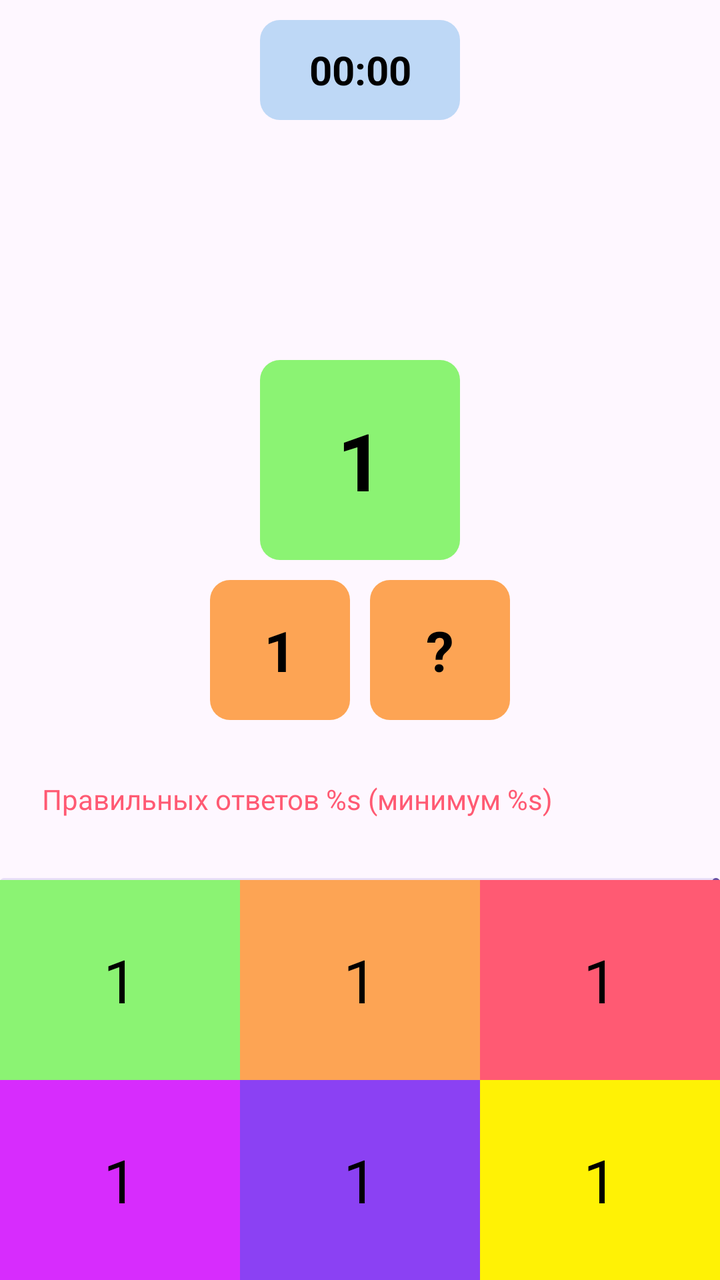
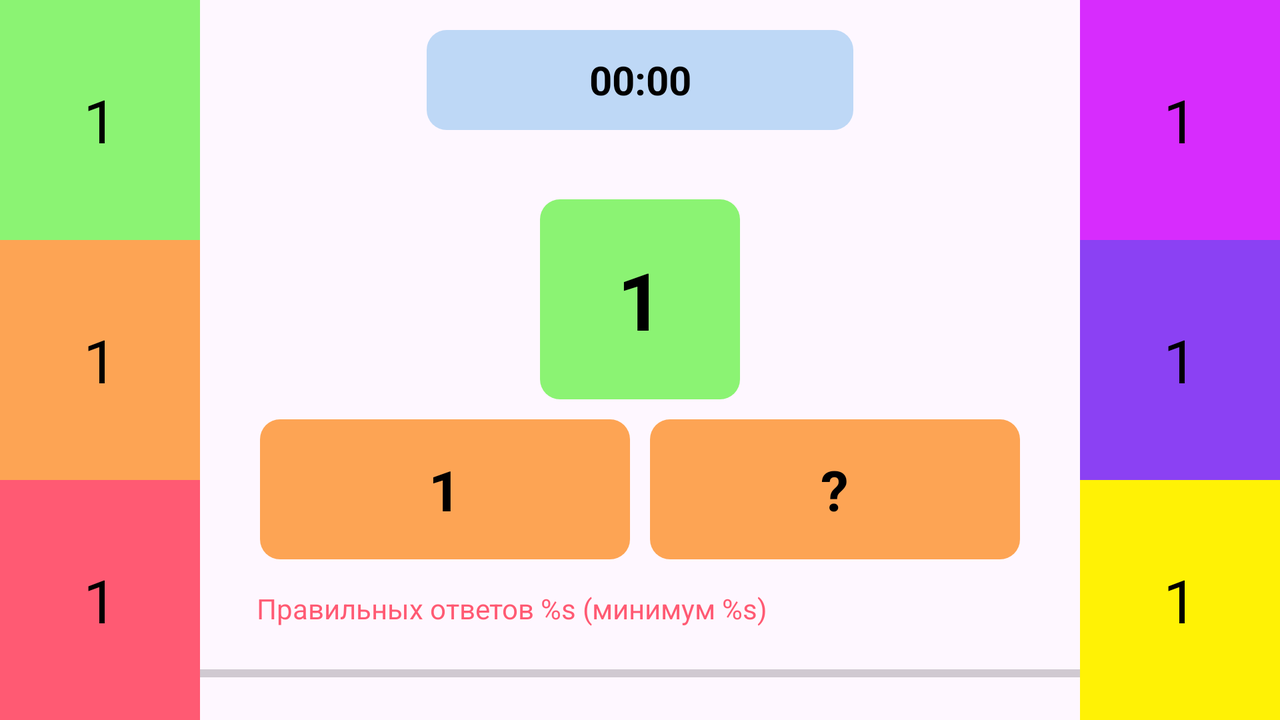

Compare how this app lays out the same screen by default and in its alternative resource folder. The renders come first, then the two layout files and the values they reference.
<!-- AndroidManifest.xml: application theme Theme.GameNumberCourse -->
<!-- res/layout/fragment_game.xml -->
<?xml version="1.0" encoding="utf-8"?>
<androidx.constraintlayout.widget.ConstraintLayout xmlns:android="http://schemas.android.com/apk/res/android"
    xmlns:app="http://schemas.android.com/apk/res-auto"
    xmlns:tools="http://schemas.android.com/tools"
    android:layout_width="match_parent"
    android:layout_height="match_parent"
    tools:context=".presentation.GameFragment">


    <TextView
        android:id="@+id/tvTimer"
        android:layout_width="100dp"
        android:layout_height="50dp"
        android:layout_marginTop="10dp"
        android:background="@drawable/shape_rounded"
        android:backgroundTint="@color/blue_light"
        android:gravity="center"
        android:text="@string/_00_00"
        android:textColor="@color/black"
        android:textSize="20sp"
        android:textStyle="bold"
        app:layout_constraintEnd_toEndOf="parent"
        app:layout_constraintStart_toStartOf="parent"
        app:layout_constraintTop_toTopOf="parent" />


    <TextView
        android:id="@+id/tvMainNumber"
        android:layout_width="100dp"
        android:layout_height="100dp"
        android:layout_marginBottom="10dp"
        android:background="@drawable/shape_rounded"
        android:backgroundTint="@color/green"
        android:gravity="center|center_vertical"
        android:text="@string/_1"
        android:textColor="@color/black"
        android:textSize="40sp"
        android:textStyle="bold"
        app:layout_constraintVertical_bias="0.3"
        app:layout_constraintBottom_toTopOf="@id/lnNumber"
        app:layout_constraintEnd_toEndOf="parent"
        app:layout_constraintStart_toStartOf="parent"
        app:layout_constraintTop_toBottomOf="@id/tvTimer"
        app:layout_constraintVertical_chainStyle="packed" />

    <LinearLayout
        android:id="@+id/lnNumber"
        android:layout_width="wrap_content"
        android:layout_height="wrap_content"
        android:orientation="horizontal"
        app:layout_constraintBottom_toBottomOf="parent"
        app:layout_constraintEnd_toEndOf="parent"
        app:layout_constraintStart_toStartOf="parent"
        app:layout_constraintTop_toBottomOf="@id/tvMainNumber"
        >

        <TextView
            android:id="@+id/tvOneNumber"
            android:layout_width="70dp"
            android:layout_height="70dp"
            android:background="@drawable/shape_rounded"
            android:backgroundTint="@color/orange"
            android:gravity="center_vertical|center_horizontal"
            android:text="@string/_1"
            android:textColor="@color/black"
            android:textSize="28sp"
            android:textStyle="bold"
            app:layout_constraintBottom_toBottomOf="parent"
            app:layout_constraintEnd_toEndOf="parent"
            app:layout_constraintStart_toStartOf="parent" />

        <Space
            android:layout_width="10dp"
            android:layout_height="wrap_content" />

        <TextView
            android:id="@+id/tvTwoNumber"
            android:layout_width="70dp"
            android:layout_height="70dp"
            android:background="@drawable/shape_rounded"
            android:backgroundTint="@color/orange"
            android:gravity="center_vertical|center_horizontal"
            android:text="@string/question_mark"
            android:textColor="@color/black"
            android:textSize="28sp"
            android:textStyle="bold"
            app:layout_constraintBottom_toBottomOf="parent"
            app:layout_constraintEnd_toEndOf="parent"
            app:layout_constraintStart_toStartOf="parent" />

    </LinearLayout>


    <TextView
        android:id="@+id/tvProgressAnswers"
        android:layout_width="wrap_content"
        android:layout_height="wrap_content"
        android:layout_marginTop="30dp"
        android:text="@string/progress_answers"
        android:textColor="@color/red"
        app:layout_constraintEnd_toEndOf="parent"
        app:layout_constraintHorizontal_bias="0.2"
        app:layout_constraintStart_toStartOf="parent"
        app:layout_constraintTop_toBottomOf="@id/lnNumber" />

    <com.google.android.material.progressindicator.LinearProgressIndicator
        android:id="@+id/progressBar"
        android:layout_width="match_parent"
        android:layout_height="wrap_content"
        app:layout_constraintTop_toBottomOf="@id/tvProgressAnswers"
        app:layout_constraintStart_toStartOf="parent"
        app:layout_constraintEnd_toEndOf="parent"
        android:layout_marginTop="30dp"
        />


    <LinearLayout
        android:layout_width="match_parent"
        android:layout_height="wrap_content"
        android:layout_marginTop="30dp"
        android:orientation="vertical"
        app:layout_constraintVertical_bias="1"
        app:layout_constraintBottom_toBottomOf="parent"
        app:layout_constraintEnd_toEndOf="parent"
        app:layout_constraintStart_toStartOf="parent"
        app:layout_constraintTop_toBottomOf="@id/progressBar">

        <LinearLayout
            android:layout_width="match_parent"
            android:layout_height="wrap_content"
            android:orientation="horizontal">

            <TextView
                android:id="@+id/tvOptions1"
                android:layout_width="wrap_content"
                android:layout_height="100dp"
                android:layout_weight="1"
                android:background="@color/green"
                android:gravity="center|center_vertical"
                android:text="@string/_1"
                android:textColor="@color/black"
                android:textSize="30sp" />

            <TextView
                android:id="@+id/tvOptions2"
                android:layout_width="wrap_content"
                android:layout_height="100dp"
                android:layout_weight="1"
                android:background="@color/orange"
                android:gravity="center|center_vertical"
                android:text="@string/_1"
                android:textColor="@color/black"
                android:textSize="30sp" />

            <TextView
                android:id="@+id/tvOptions3"
                android:layout_width="wrap_content"
                android:layout_height="100dp"
                android:layout_weight="1"
                android:background="@color/red"
                android:gravity="center|center_vertical"
                android:text="@string/_1"
                android:textColor="@color/black"
                android:textSize="30sp" />

        </LinearLayout>

        <LinearLayout
            android:layout_width="match_parent"
            android:layout_height="wrap_content"
            android:orientation="horizontal">

            <TextView
                android:id="@+id/tvOptions4"
                android:layout_width="wrap_content"
                android:layout_height="100dp"
                android:layout_weight="1"
                android:background="@color/pink"
                android:gravity="center|center_vertical"
                android:text="@string/_1"
                android:textColor="@color/black"
                android:textSize="30sp" />

            <TextView
                android:id="@+id/tvOptions5"
                android:layout_width="wrap_content"
                android:layout_height="100dp"
                android:layout_weight="1"
                android:background="@color/purple"
                android:gravity="center|center_vertical"
                android:text="@string/_1"
                android:textColor="@color/black"
                android:textSize="30sp" />

            <TextView
                android:id="@+id/tvOptions6"
                android:layout_width="wrap_content"
                android:layout_height="100dp"
                android:layout_weight="1"
                android:background="@color/yellow"
                android:gravity="center|center_vertical"
                android:text="@string/_1"
                android:textColor="@color/black"
                android:textSize="30sp" />

        </LinearLayout>
    </LinearLayout>


</androidx.constraintlayout.widget.ConstraintLayout>
<!-- resources referenced by this layout -->
<resources>
  <color name="black">#FF000000</color>
  <color name="blue_light">#BED8F6</color>
  <color name="green">#8BF373</color>
  <color name="orange">#FDA454</color>
  <color name="pink">#D72CFD</color>
  <color name="purple">#8B41F3</color>
  <color name="red">#FF5A73</color>
  <color name="yellow">#FFF205</color>
  <!-- drawable shape_rounded (drawable) -->
  <?xml version="1.0" encoding="utf-8"?>
  <selector xmlns:android="http://schemas.android.com/apk/res/android">
  
      <item>
  
          <shape android:shape="rectangle">
              <corners android:radius="10dp" />
          </shape>
  
      </item>
  
  </selector>
  <string name="_00_00">00:00</string>
  <string name="_1">1</string>
  <string name="progress_answers">Правильных ответов %s (минимум %s)</string>
  <string name="question_mark">\?</string>
  <style name="Theme.GameNumberCourse" parent="Base.Theme.GameNumberCourse" />
  <style name="Base.Theme.GameNumberCourse" parent="Theme.Material3.DayNight.NoActionBar">
          
          
      </style>
</resources>
<!-- res/layout-land/fragment_game.xml (the author's variant of the layout above) -->
<!-- drawn on the phone turned sideways -->
<?xml version="1.0" encoding="utf-8"?>
<androidx.constraintlayout.widget.ConstraintLayout xmlns:android="http://schemas.android.com/apk/res/android"
    xmlns:app="http://schemas.android.com/apk/res-auto"
    xmlns:tools="http://schemas.android.com/tools"
    android:layout_width="match_parent"
    android:layout_height="match_parent"
    tools:context=".presentation.GameFragment">


    <LinearLayout
        android:id = "@+id/lnTimer"
        android:layout_width="match_parent"
        android:layout_height="wrap_content"
        android:layout_marginTop="15dp"
        app:layout_constraintEnd_toEndOf="parent"
        app:layout_constraintStart_toStartOf="parent"
        app:layout_constraintTop_toTopOf="parent"
        android:gravity="center_vertical"
        >
        <Space
            android:layout_width="wrap_content"
            android:layout_height="wrap_content"
            android:layout_weight="1"
            />
        <TextView
            android:id="@+id/tvTimer"
            android:layout_width="0dp"
            android:layout_height="50dp"
            android:layout_weight="1"
            android:background="@drawable/shape_rounded"
            android:backgroundTint="@color/blue_light"
            android:gravity="center|center_vertical"
            android:layout_gravity="center_vertical"
            android:text="@string/_00_00"
            android:textColor="@color/black"
            android:textSize="20sp"
            android:textStyle="bold"
             />
        <Space
            android:layout_width="wrap_content"
            android:layout_height="wrap_content"
            android:layout_weight="1"
            />
    </LinearLayout>



    <TextView
        android:id="@+id/tvMainNumber"
        android:layout_width="100dp"
        android:layout_height="100dp"
        android:layout_marginBottom="10dp"
        android:background="@drawable/shape_rounded"
        android:backgroundTint="@color/green"
        android:gravity="center|center_vertical"
        android:text="@string/_1"
        android:textColor="@color/black"
        android:textSize="40sp"
        android:textStyle="bold"
        app:layout_constraintBottom_toTopOf="@id/lnNumber"
        app:layout_constraintEnd_toEndOf="parent"
        app:layout_constraintStart_toStartOf="parent"
        app:layout_constraintTop_toBottomOf="@id/lnTimer"
        app:layout_constraintVertical_bias="0.3"
        app:layout_constraintVertical_chainStyle="packed" />

    <LinearLayout
        android:id="@+id/lnNumber"
        android:layout_width="match_parent"
        android:layout_height="wrap_content"
        android:layout_marginHorizontal="130dp"
        android:orientation="horizontal"
        app:layout_constraintBottom_toBottomOf="parent"
        app:layout_constraintEnd_toStartOf="@+id/linearLayout"
        app:layout_constraintStart_toEndOf="@+id/linearLayout2"
        app:layout_constraintTop_toBottomOf="@id/tvMainNumber">

        <TextView
            android:id="@+id/tv_visible_number"
            android:layout_width="match_parent"
            android:layout_height="70dp"
            android:layout_weight="1"
            android:background="@drawable/shape_rounded"
            android:backgroundTint="@color/orange"
            android:gravity="center_vertical|center_horizontal"
            android:text="@string/_1"
            android:textColor="@color/black"
            android:textSize="28sp"
            android:textStyle="bold"
            app:layout_constraintBottom_toBottomOf="parent"
            app:layout_constraintEnd_toEndOf="parent"
            app:layout_constraintStart_toStartOf="parent" />

        <Space
            android:layout_width="10dp"
            android:layout_height="wrap_content" />

        <TextView
            android:id="@+id/tvTwoNumber"
            android:layout_width="match_parent"
            android:layout_height="70dp"
            android:layout_weight="1"
            android:background="@drawable/shape_rounded"
            android:backgroundTint="@color/orange"
            android:gravity="center_vertical|center_horizontal"
            android:text="@string/question_mark"
            android:textColor="@color/black"
            android:textSize="28sp"
            android:textStyle="bold"
            app:layout_constraintBottom_toBottomOf="parent"
            app:layout_constraintEnd_toEndOf="parent"
            app:layout_constraintStart_toStartOf="parent" />

    </LinearLayout>


    <TextView
        android:id="@+id/tvProgressAnswers"
        android:layout_width="wrap_content"
        android:layout_height="wrap_content"
        android:layout_marginTop="15dp"
        android:text="@string/progress_answers"
        android:textColor="@color/red"
        app:layout_constraintEnd_toEndOf="parent"
        app:layout_constraintHorizontal_bias="0.1"
        app:layout_constraintStart_toEndOf="@+id/linearLayout2"
        app:layout_constraintTop_toBottomOf="@id/lnNumber" />

    <ProgressBar
        android:id="@+id/progressBar"
        style="?android:attr/progressBarStyleHorizontal"
        android:layout_width="0dp"
        android:layout_height="wrap_content"
        android:layout_marginTop="15dp"
        android:max="100"
        android:secondaryProgressTint="@android:color/background_dark"
        app:layout_constraintEnd_toStartOf="@+id/linearLayout"
        app:layout_constraintStart_toEndOf="@+id/linearLayout2"
        app:layout_constraintTop_toBottomOf="@+id/tvProgressAnswers"
        app:trackCornerRadius="10dp" />


    <LinearLayout
        android:id="@+id/linearLayout2"
        android:layout_width="100dp"
        android:layout_height="match_parent"
        android:orientation="vertical"
        app:layout_constraintBottom_toBottomOf="parent"
        app:layout_constraintStart_toStartOf="parent"
        app:layout_constraintTop_toTopOf="parent">

        <TextView
            android:id="@+id/tvOptions1"
            android:layout_width="match_parent"
            android:layout_height="100dp"
            android:layout_weight="1"
            android:background="@color/green"
            android:gravity="center|center_vertical"
            android:text="@string/_1"
            android:textColor="@color/black"
            android:textSize="30sp" />

        <TextView
            android:id="@+id/tvOptions2"
            android:layout_width="match_parent"
            android:layout_height="100dp"
            android:layout_weight="1"
            android:background="@color/orange"
            android:gravity="center|center_vertical"
            android:text="@string/_1"
            android:textColor="@color/black"
            android:textSize="30sp" />

        <TextView
            android:id="@+id/tvOptions3"
            android:layout_width="match_parent"
            android:layout_height="100dp"
            android:layout_weight="1"
            android:background="@color/red"
            android:gravity="center|center_vertical"
            android:text="@string/_1"
            android:textColor="@color/black"
            android:textSize="30sp" />

    </LinearLayout>

    <LinearLayout
        android:id="@+id/linearLayout"
        android:layout_width="100dp"
        android:layout_height="match_parent"
        android:orientation="vertical"
        app:layout_constraintBottom_toBottomOf="parent"
        app:layout_constraintEnd_toEndOf="parent"
        app:layout_constraintTop_toTopOf="parent">

        <TextView
            android:id="@+id/tvOptions4"
            android:layout_width="match_parent"
            android:layout_height="100dp"
            android:layout_weight="1"
            android:background="@color/pink"
            android:gravity="center|center_vertical"
            android:text="@string/_1"
            android:textColor="@color/black"
            android:textSize="30sp" />

        <TextView
            android:id="@+id/tvOptions5"
            android:layout_width="match_parent"
            android:layout_height="100dp"
            android:layout_weight="1"
            android:background="@color/purple"
            android:gravity="center|center_vertical"
            android:text="@string/_1"
            android:textColor="@color/black"
            android:textSize="30sp" />

        <TextView
            android:id="@+id/tvOptions6"
            android:layout_width="match_parent"
            android:layout_height="100dp"
            android:layout_weight="1"
            android:background="@color/yellow"
            android:gravity="center|center_vertical"
            android:text="@string/_1"
            android:textColor="@color/black"
            android:textSize="30sp" />

    </LinearLayout>

</androidx.constraintlayout.widget.ConstraintLayout>
